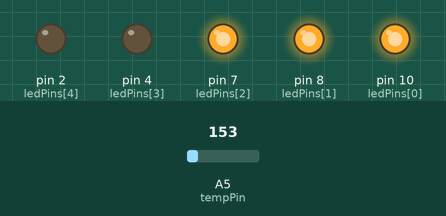
The sketch below on a simulated Arduino Uno, built with avr-gcc and run on an emulated ATmega328P. Shown: output pins drawn as LEDs (lit = HIGH). The test bench sets the inputs (shaded band); at power-on: A5 (tempPin) = 153.

Above: at 1.8 s.
1.9 s: A5 (tempPin) set to 171
At 3.2 s:
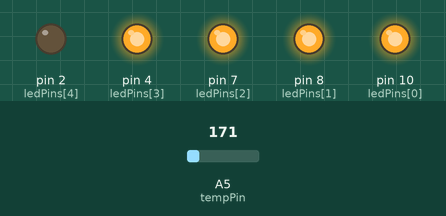
3.5 s: A5 (tempPin) set to 191
At 4.9 s:
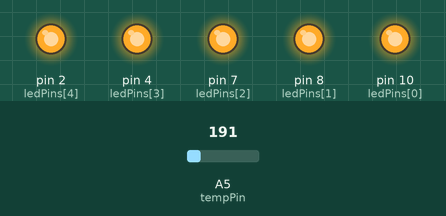
5.5 s: A5 (tempPin) set to 133
At 6.5 s:
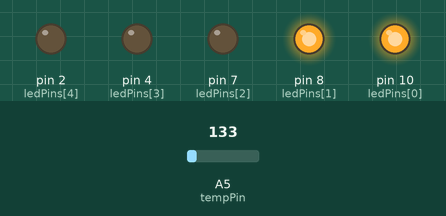
7.5 s: A5 (tempPin) set to 112
At 9.2 s:
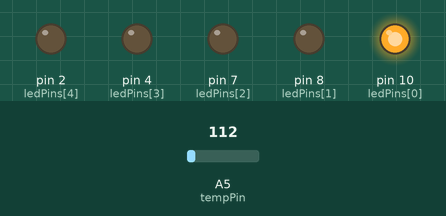
9.5 s: A5 (tempPin) set to 165
At 10.7 s:
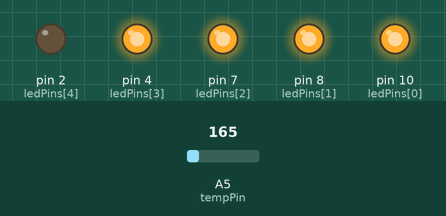
11.5 s: A5 (tempPin) set to 114
At 13.4 s:
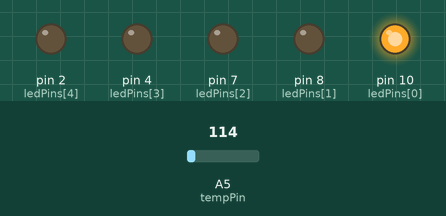
Timing chart, 0 to 14.5 s (numbered marks = the images above; inputs shaded):
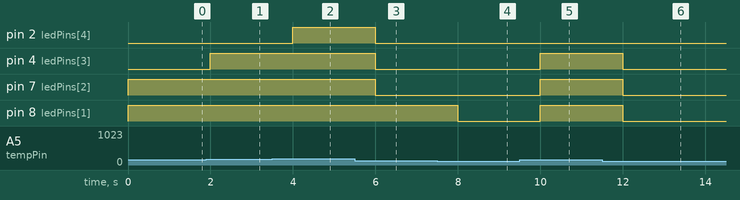

Measured:
- the behaviour switches between 163 and 164 on A5 (tempPin) (found by bisection; images 0 and 1)
- the behaviour switches between 123 and 122 on A5 (tempPin) (found by bisection; images 3 and 4)
- after the input at 1.9 s, pin 4 (ledPins[3]): LOW → HIGH after 0.10 s
- after the input at 3.5 s, pin 2 (ledPins[4]): LOW → HIGH after 0.50 s
- after the input at 5.5 s, pin 2 (ledPins[4]), pin 4 (ledPins[3]), pin 7 (ledPins[2]): HIGH → LOW after 0.50 s
- after the input at 7.5 s, pin 8 (ledPins[1]): HIGH → LOW after 0.50 s
- after the input at 9.5 s, pin 4 (ledPins[3]), pin 7 (ledPins[2]), pin 8 (ledPins[1]): LOW → HIGH after 0.50 s
- after the input at 11.5 s, pin 4 (ledPins[3]), pin 7 (ledPins[2]), pin 8 (ledPins[1]): HIGH → LOW after 0.50 s

The sketch:

ex1.ino
```cpp
// (C) __Parisa Babaei, Manely Abbasi, Meis Salim, group: 17 __ (2024)
// Work package 4
// Exercise 1
// Submission code: 639965

// The template for the code snippet was taken from the lecture material
// Based on the following tutorial: https://www.instructables.com/Arduino-Timer-Interrupts/

#define PRESCALER 1024       // The prescaler value used for the timer
#define INTERRUPT_FREQ 1     // The frequency of the interrupt in Hz
#define CLOCK_SPEED 16000000 // The clock speed of the Arduino in Hz
#define TIMER1_MAX 65535     // The maximum value that the timer can count to
#define TIMER1_LOW 257       // The minimum value that the timer can count to

const int ledPins[] = {10, 8, 7, 4, 2}; // The pins that the LEDs are connected to
const int ledCount = 5;                 // The number of LEDs

const int tempLimits[] = {0, 10, 20, 30, 40}; // The temperature limits for the LEDs

const int tempPin = 5; // The pin that the temperature sensor is connected to

int tempReading;   // The reading from the temperature sensor
float tempVoltage; // The voltage from the temperature sensor
float temp;        // The temperature in degrees Celsius

int timer1 = 0; // The value that the timer will count to

void setup()
{
   for (int i = 0; i < ledCount; i++) // loop through each LED pin
   {
      pinMode(ledPins[i], OUTPUT); // Set the LED pin as an output
   }

   pinMode(tempPin, INPUT); // Set the temperature sensor pin as an input

   setup_timer_1();    // Set up the timer
   Serial.begin(9600); // Start the serial communication
}

void loop() // The loop function is empty because the timer interrupt will handle the LED control
{
}

void setup_timer_1() // This function sets up the timer
{

   cli(); // Disable global interrupts

   TCCR1A = 0; // Set entire TCCR1A to 0
   TCCR1B = 0; // Set entire TCCR1B to 0
   TCNT1 = 0;  // Initialize counter value to 0

   // Calculate the value that you want to count to
   timer1 = (CLOCK_SPEED / (PRESCALER * INTERRUPT_FREQ)) - 1;
   // timer1 = 16 000 000 / (1024 * 1) - 1 = 15 625 - 1 = 15 624

   if (timer1 >= TIMER1_MAX) // Check if the value is too high
   {
      timer1 = TIMER1_MAX; // If it is, set it to the maximum value
      Serial.println((String) "timer1 was set too high and was changed to: " + timer1);
   }
   else if (timer1 <= TIMER1_LOW) // Check if the value is too low
   {
      timer1 = TIMER1_LOW; // If it is, set it to the minimum value
      Serial.println((String) "timer1 was set too low and was changed to: " + timer1);
   }

   OCR1A = timer1; // Set the value that you want to count to

   TCCR1B |= (1 << WGM12);              // Configure timer 1 for CTC mode
   TCCR1B |= (1 << CS12) | (1 << CS10); // Set CS12 and CS10 bits for 1024 prescaler

   TIMSK1 |= (1 << OCIE1A); // Enable the compare match interrupt

   sei(); // Enable global interrupts
}

ISR(TIMER1_COMPA_vect) // This function is called when the timer interrupt occurs
{
   cli(); // Disable global interrupts

   // Read the temperature sensor
   tempReading = analogRead(tempPin);
   // Convert the temperature sensor reading to a voltage
   tempVoltage = (tempReading * 5.0195) / 1024.0;
   // Convert the voltage to a temperature in degrees Celsius
   temp = (tempVoltage - 0.5) * 100;

   for (int i = 0; i < ledCount; i++) // Loop through each LED pin
   {
      if (temp > tempLimits[i]) // Check if the temperature is below the limit for the current LED
      {
         digitalWrite(ledPins[i], HIGH); // Turn on the LED
      }
      else
      {
         digitalWrite(ledPins[i], LOW); // Turn off the LED
      }
   }

   sei(); // Enable global interrupts
}
```
